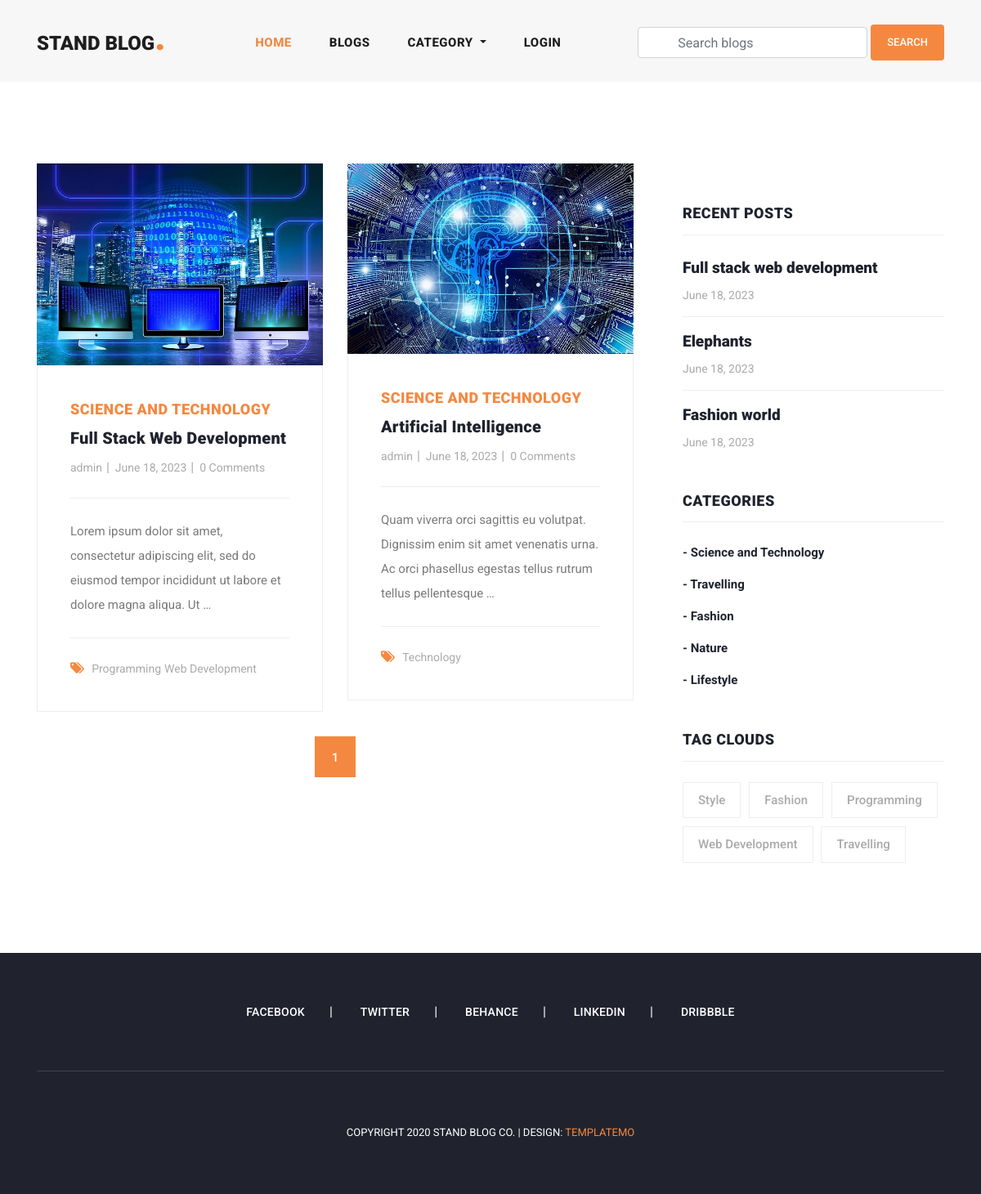
The app's page /category_blogs/science-and-technology/, older data.
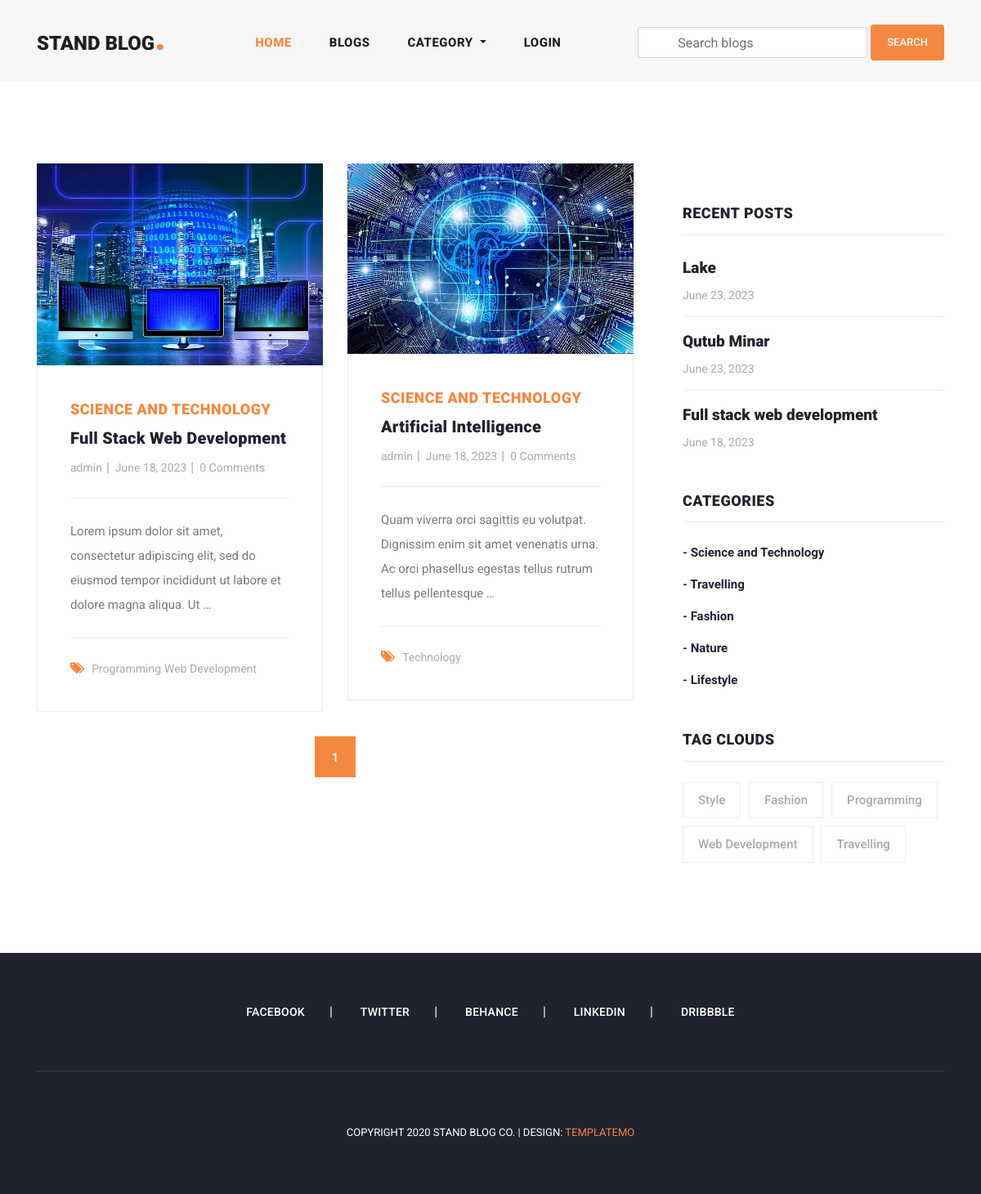
The same page, newer data.
### blog/models.py (models this page shows, shortened)
class Blog(models.Model):
    user = models.ForeignKey(
        User,
        related_name='user_blogs',
        on_delete=models.CASCADE
    )
    category = models.ForeignKey(
        Category,
        related_name='category_blogs',
        on_delete=models.CASCADE
    )
    tags = models.ManyToManyField(
        Tag,
        related_name='tag_blogs',
        blank=True
    )
    likes = models.ManyToManyField(
        User,
        related_name='user_likes',
        blank=True
    )
    title = models.CharField(
        max_length=250
    )
    slug = models.SlugField(null=True, blank=True)
    banner = models.ImageField(upload_to='blog_banners')
    description = models.TextField()
    created_date = models.DateField(auto_now_add=True)

class Category(models.Model):
    title = models.CharField(max_length=150, unique=True)
    slug = models.SlugField(null=True, blank=True)
    created_date = models.DateField(auto_now_add=True)

class Tag(models.Model):
    title = models.CharField(max_length=150)
    slug = models.SlugField(null=True, blank=True)
    created_date = models.DateField(auto_now_add=True)

### user_profile/models.py (models this page shows, shortened)
class User(AbstractUser):
    email = models.EmailField(
        max_length=150,
        unique=True,
        error_messages={
            "unique": "The email must be unique"
        }
    )
    profile_image = models.ImageField(
        null=True,
        blank=True,
        upload_to="profile_images"
    )
    REQUIRED_FIELDS = ["email"]
    objects = CustomUserManager()

### blog/views.py (the view)
# urls.py: path('category_blogs/<str:slug>/', category_blogs, name='category_blogs'),
def category_blogs(request, slug):
    category = get_object_or_404(Category, slug=slug)
    queryset = category.category_blogs.all()
    tags = Tag.objects.order_by('-created_date')[:5]
    page = request.GET.get('page', 1)
    paginator = Paginator(queryset, 2)
    all_blogs = Blog.objects.order_by('-created_date')[:5]
    try:
        blogs = paginator.page(page)
    except EmptyPage:
        blogs = paginator.page(1)
    except PageNotAnInteger:
        blogs = paginator.page(1)
        return redirect('blogs')
    context = {
        "blogs": blogs,
        "tags": tags,
        "all_blogs": all_blogs
    }
    return render(request, 'category_blogs.html', context)

### blog/context_processors.py (called while the page is built)
def get_all_categories(request):
    categories = Category.objects.all()
    context = {
        "categories": categories
    }
    return context

### templates/category_blogs.html (shortened to what this page needs)
{% extends 'base.html' %}
{% load static %}
{% block content %}
<section class="blog-posts grid-system">
    <div class="container">
        <div class="row">
            <div class="col-lg-8">
                <div class="all-blog-posts">
                    <div class="row">
                        {% for blog in blogs %}
                        {% include 'blog_card.html' %}
                        {% endfor %}
                        <div class="col-lg-12">
                            {% include 'pagination.html' %}
                        </div>
                    </div>
                </div>
            </div>
            {% include 'sidebar.html' with blogs=all_blogs %}
        </div>
    </div>
</section>
{% endblock content %}

### templates/blog_card.html (shortened to what this page needs)
{% load static %}
<div class="col-lg-6">
    <div class="blog-post">
        <div class="blog-thumb">
            <img src="{{blog.banner.url}}" alt="">
        </div>
        <div class="down-content">
            <span>{{blog.category.title}}</span>
            <a href="{% url 'blog_details' blog.slug %}">
                <h4>{{blog.title}}</h4>
            </a>
            <ul class="post-info">
                <li><a href="#">{{blog.user.username}}</a></li>
                <li><a href="#">{{blog.created_date}}</a></li>
                <li><a href="#">{{blog.blog_comments.all.count}} Comments</a></li>
            </ul>
            <p>{{blog.description|truncatewords:20}}</p>
            <div class="post-options">
                <div class="row">
                    <div class="col-lg-12">
                        <ul class="post-tags">
                            <li><i class="fa fa-tags"></i></li>
                            {% if blog.tags.all.count > 0 %}
                            {% for tag in blog.tags.all %}
                            <li><a href="#">{{tag.title}}</a></li>
                            {% endfor %}
                            {% endif %}
                        </ul>
                    </div>
                </div>
            </div>
        </div>
    </div>
</div>

### templates/sidebar.html
<div class="col-lg-4">
    <div class="sidebar">
        <div class="row">
            <div class="col-lg-12">
                <div class="sidebar-item recent-posts">
                    <div class="sidebar-heading">
                        <h2>Recent Posts</h2>
                    </div>
                    <div class="content">
                        <ul>
                            {% for blog in blogs|slice:"3" %}
                            <li><a href="#">
                                    <h5>{{blog.title}}</h5>
                                    <span>{{blog.created_date}}</span>
                                </a></li>
                            {% endfor %}
                        </ul>
                    </div>
                </div>
            </div>
            <div class="col-lg-12">
                <div class="sidebar-item categories">
                    <div class="sidebar-heading">
                        <h2>Categories</h2>
                    </div>
                    <div class="content">
                        <ul>
                            {% for category in categories %}
                            <li><a href="{% url 'category_blogs' category.slug %}">- {{category.title}}</a></li>
                            {% endfor %}
                        </ul>
                    </div>
                </div>
            </div>
            <div class="col-lg-12">
                <div class="sidebar-item tags">
                    <div class="sidebar-heading">
                        <h2>Tag Clouds</h2>
                    </div>
                    <div class="content">
                        <ul>
                            {% for tag in tags %}
                            <li><a href="{% url 'tag_blogs' tag.slug %}">{{tag.title}}</a></li>
                            {% endfor %}
                        </ul>
                    </div>
                </div>
            </div>
        </div>
    </div>
</div>

Row changes from the older to the newer data that the page shows:
no longer on this page (row unchanged): Blog: title "Elephants", created_date "June 18, 2023", shown under "RECENT POSTS"
no longer on this page (row unchanged): Blog: title "Fashion world", created_date "June 18, 2023", shown under "RECENT POSTS"
added Blog: title "Lake", created_date "June 23, 2023", shown under "RECENT POSTS"
added Blog: title "Qutub Minar", created_date "June 23, 2023", shown under "RECENT POSTS"
